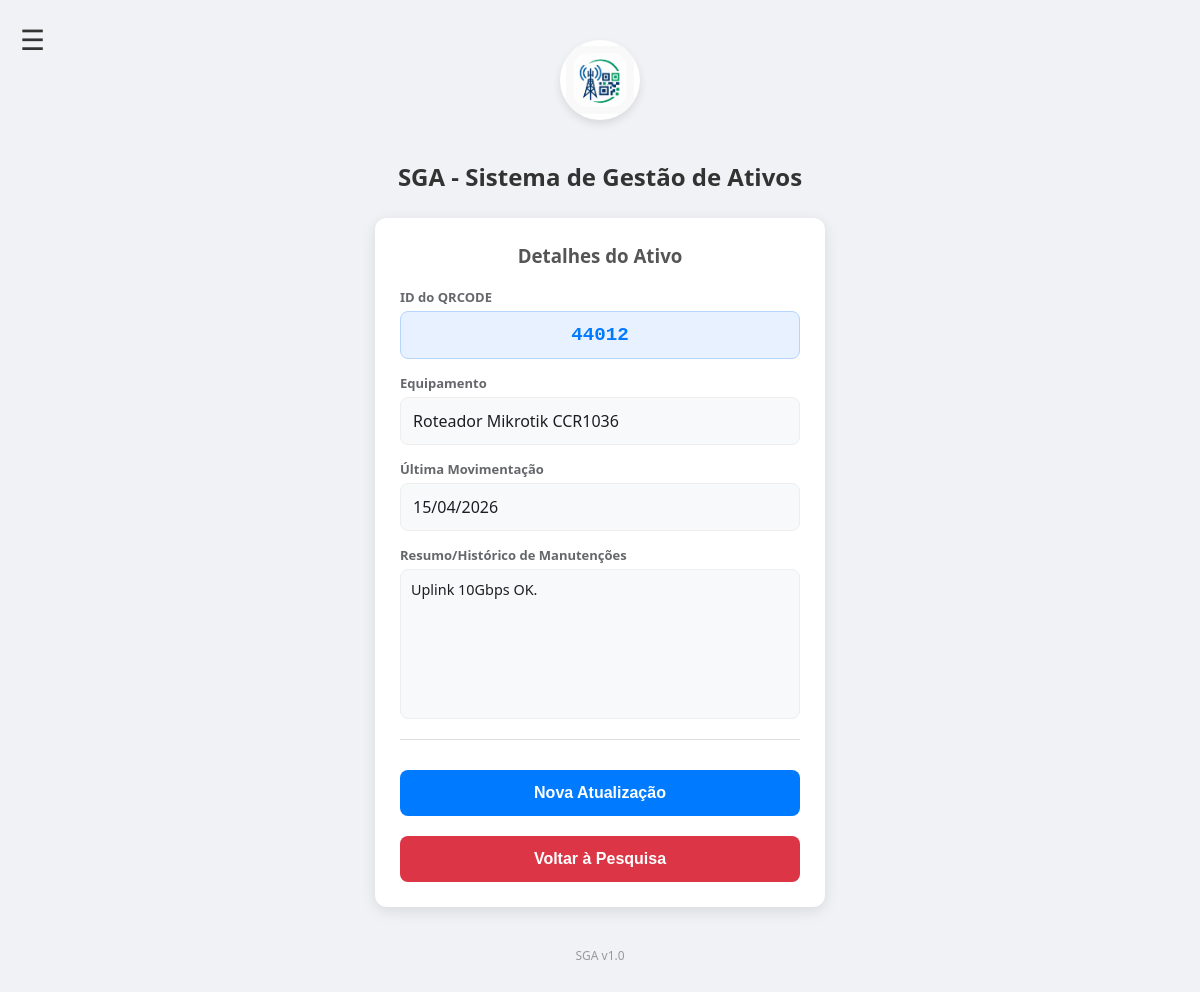
Before: /consult/44012 (signed in) with the older database file.
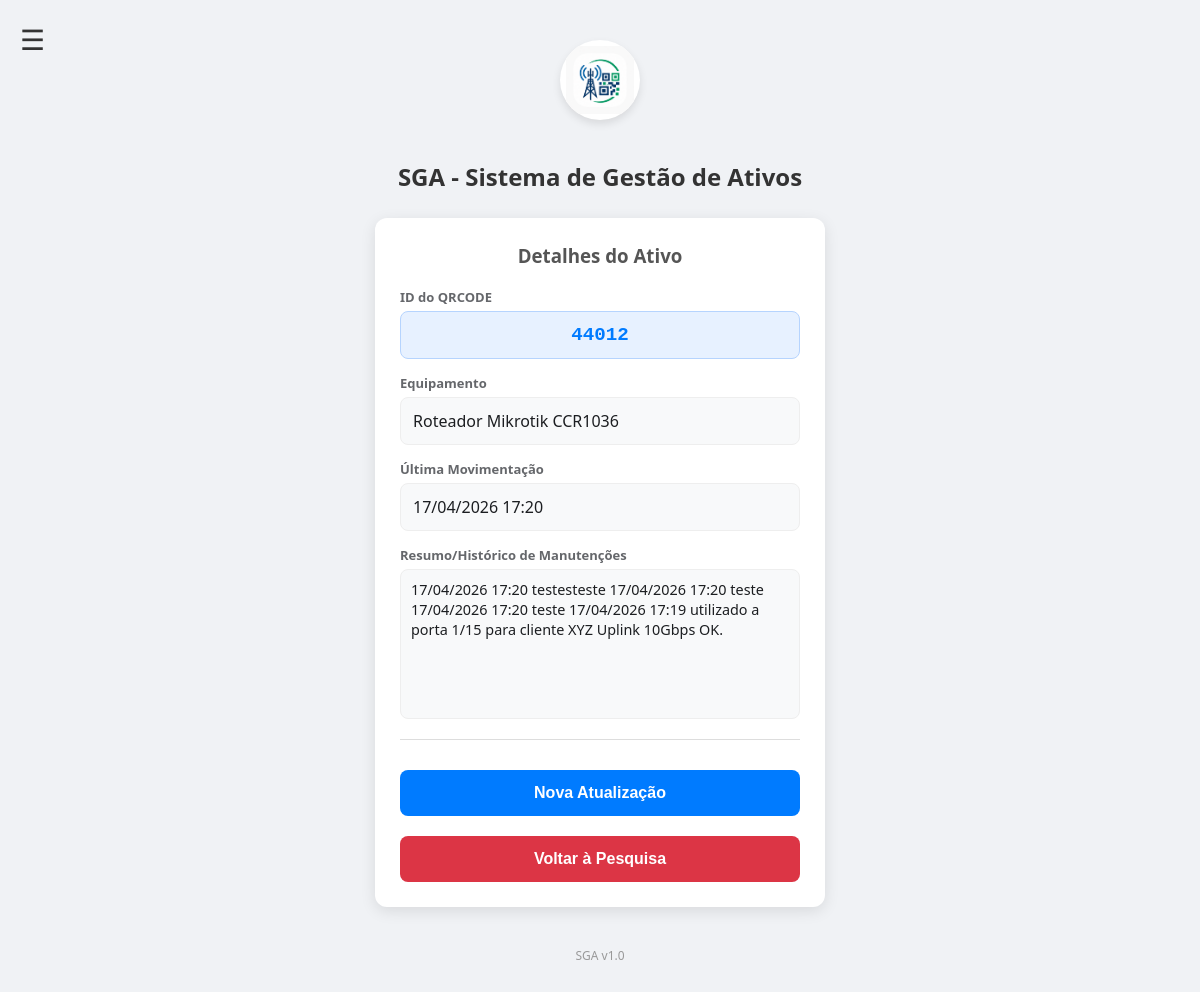
After: the same page with the newer database file.
### tables this page shows
CREATE TABLE ativos (
            id_ativo TEXT PRIMARY KEY,
            nome TEXT NOT NULL,
            data_atualizacao TEXT,
            resumo TEXT
        );

### app.py (the view)
@app.route('/consult/<id_ativo>')
@login_required
def consult_get(id_ativo):
    user = obter_usuario_logado()
    conn = conectar_banco()
    cursor = conn.cursor()
    cursor.execute("SELECT id_ativo, nome, data_atualizacao, resumo FROM ativos WHERE id_ativo = ?", (id_ativo,))
    resultado = cursor.fetchone()
    conn.close()
    if resultado:
        return render_template('consult.html',
                               user_nome=user['nome'],
                               user_nivel=user['nivel'],
                               id_ativo=resultado[0],
                               nome=resultado[1],
                               data=resultado[2],
                               resumo=resultado[3])
    flash("Ativo não encontrado.", "danger")
    return redirect(url_for('index'))

### app.py (called while the page is built)
def login_required(f):
    @wraps(f)
    def decorated_function(*args, **kwargs):
        if 'user_id' not in session:
            flash("Por favor, faça login para acessar esta página.", "danger")
            return redirect(url_for('login'))
        return f(*args, **kwargs)
    return decorated_function

def conectar_banco():
    caminho_banco = os.path.join(os.path.dirname(__file__), 'banco_ativos.db')
    return sqlite3.connect(caminho_banco)

def obter_usuario_logado():
    if 'user_id' in session:
        return {
            "nome": session.get('user_nome'),
            "nivel": session.get('user_nivel')
        }
    return None

@app.after_request
def add_header(response):
    response.headers['Cache-Control'] = 'no-store, no-cache, must-revalidate, post-check=0, pre-check=0, max-age=0'
    response.headers['Pragma'] = 'no-cache'
    response.headers['Expires'] = '-1'
    return response

### templates/consult.html (shortened to what this page needs)
{% extends 'base.html' %}
{% block content %}
    <h2 class="page-title">SGA - Sistema de Gestão de Ativos</h2>
    <div class="card-container">
        <h3 style="color: #555; margin-bottom: 20px;">Detalhes do Ativo</h3>
        <div class="form-group">
            <label>ID do QRCODE</label>
            <div class="readonly-field id-badge" style="font-size: 1.2rem; border: 1px solid #b6d4fe;">
                {{ id_ativo }}
            </div>
        </div>
        <div class="form-group mt-15">
            <label>Equipamento</label>
            <div class="readonly-field">
                {{ nome }}
            </div>
        </div>
        <div class="form-group mt-15">
            <label>Última Movimentação</label>
            <div class="readonly-field">
                {{ data }}
            </div>
        </div>
        <div class="form-group mt-15">
            <label>Resumo/Histórico de Manutenções</label>
            <div class="readonly-field" style="height: 150px; overflow-y: auto; display: block; text-align: left; font-size: 0.9em; line-height: 1.4; padding: 10px;">
                {{ resumo }}
            </div>
        </div>
        <div class="divider"></div>
        <div style="display: flex; flex-direction: column; gap: 10px;">
            <a href="/newUpdate/{{ id_ativo }}" class="btn-link">
                <button type="button" class="btn-primary">Nova Atualização</button>
            </a>
            <a href="/index" class="btn-link">
                <button type="button" class="btn-secondary">Voltar à Pesquisa</button>
            </a>
        </div>
    </div>
{% endblock %}

Changed rows visible on the page:
changed ativos "Roteador Mikrotik CCR1036": data_atualizacao "15/04/2026" → "17/04/2026 17:20"; resumo "Uplink 10Gbps OK." → "17/04/2026 17:20 testesteste 17/04/2026 17:20 teste 17/04/2026 17:20 teste 17/04/2026 17:19 utilizado a porta 1/15 para cliente XYZ Uplink 10Gbps OK."
